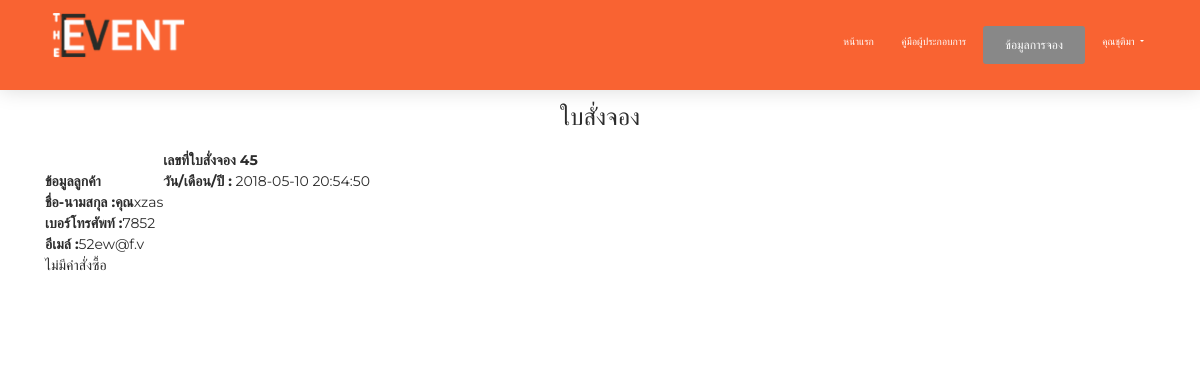
/index_view_order.php?booking_id=45 (signed in), run on the app's committed database.
### tables this page shows
CREATE TABLE `bookings` (
  `booking_id` int(11) NOT NULL,
  `booking_date` datetime NOT NULL,
  `user_id` int(10) DEFAULT NULL,
  `role` varchar(50) DEFAULT NULL,
  `name` varchar(50) DEFAULT NULL,
  `lname` varchar(50) NOT NULL,
  `tel` varchar(10) NOT NULL,
  `email` varchar(50) NOT NULL,
  `company` varchar(100) DEFAULT NULL,
  `address` varchar(100) DEFAULT NULL,
  `type` varchar(50) NOT NULL,
  `brandname` varchar(50) NOT NULL,
  `banner` varchar(25) NOT NULL
);

### index_view_order.php (the view, shortened to what this page needs)
<?php
include 'connect.php';
?>
<!DOCTYPE html>
<html lang="en">
<head>
  <link rel="stylesheet" href="https://maxcdn.bootstrapcdn.com/font-awesome/latest/css/font-awesome.min.css" />
  <link href="css/n/bootstrap.min.css" rel="stylesheet" />
  <link href="css/n/now-ui-kit.css?v=1.1.0" rel="stylesheet" />
  <link href="css/n/demo.css" rel="stylesheet" />
</head>
<body class="template-page sidebar-collapse">
  <nav class="navbar navbar-expand-lg bg-primary fixed-top " color-on-scroll="100">
    <div class="container">
      <div class="navbar-translate">
        <img src="_files/logo.png">
      </div>
      <div class="collapse navbar-collapse justify-content-end" id="navigation" data-nav-image="img/n/blurred-image-1.jpg">
        <ul class="navbar-nav">
          <li class="nav-item">
            <a class="nav-link" href="index.php">
              <p>หน้าแรก</p>
            </a>
          </li>
          <li class="nav-item">
            <a class="nav-link" href="">
             <p>คู่มือผู้ประกอบการ</p>
           </a>
         </li>
         <li class="nav-item">
          <a href="index_show.php" class="btn btn-defualt">
            ข้อมูลการจอง
          </a>
        </li>
                <?php
                if (!isset($_SESSION["Role"])) {
                    ?>
                    <li class="nav-item">
                        <a href="register.php" class="btn btn-info">
                            สมัครสมาชิก
                        </a>
                    </li>
                    <li class="nav-item">
                        <a href="login.php" class="btn btn-success">
                            เข้าสู่ระบบ
                        </a>
                    </li>
                    <?php
                } else {
                    ?>
                    <li class="nav-item dropdown">
                        <a class="nav-link dropdown-toggle"  id="navbarDropdownMenuLink" data-toggle="dropdown" aria-haspopup="true" aria-expanded="false">
                            <p>
                              คุณ<?php echo $_SESSION["Name"]; ?>
                            </p>
                        </a>
                    </li>
                    <?php
                }
                ?>
      </ul>
    </div>
  </div>
</nav>
<div class="wrapper">
  <div class="main">
    <div class="section ">
      <div class="container">
                  <?php
                  $sql = "SELECT * FROM bookings WHERE booking_id = '".$_GET["booking_id"]."'";
                  $query = mysqli_query($con,$sql);
                  $result = mysqli_fetch_array($query,MYSQLI_ASSOC);
                                ?>
                <center>
                                             <h4>ใบสั่งจอง</h4>
                                         </center>
                                <div class="container">
                                    <div class="row">
                                       <div class="column">
                                          <br><b> ข้อมูลลูกค้า</b>
                                          <br> <b>ชื่อ-นามสกุล :คุณ</b><?php echo $result["name"],$result["lname"]?>
                                          <br> <b>เบอร์โทรศัพท์ :</b><?php echo $result["tel"]?>
                                          <br> <b>อีเมล์ :</b><?php echo $result["email"]?>
                                      </div>
                                     <div class="column">
                                      <b>เลขที่ใบสั่งจอง <?php echo $result["booking_id"]?></b><br>
                                      <b>วัน/เดือน/ปี :</b> <?php echo $result["booking_date"]?>
                                  </div>
                              </div>
                          </div>
                      </head>
                      <body>
                         <div class="card-content">
                               <?php
                               if(!isset($_SESSION["intLineE"]))
                               {
                                  exit();
                              }
                              ?>

### data on the page
bookings: name "xz", lname "as", tel "7852", email "52ew@f.v", booking_id "45", booking_date "2018-05-10 20:54:50"

### other printed values
$_SESSION["Name"] "ชุติมา"
